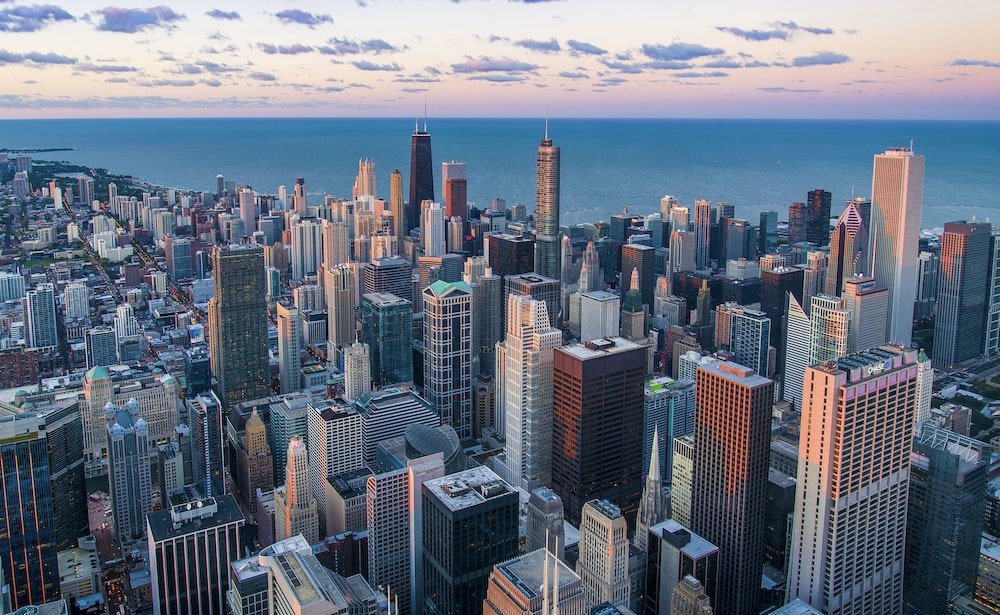
#> input picture quiz/images/city.jpeg, 1000 x 615 px
$ jupyter execute 'quiz 5.ipynb'
#> lines starting #> are read from the running program, lines starting #| are printed output that depends on the picture; after the words box and inside, x2 and y2 are one past the last pixel; in counts of white or black regions, pixels touching at a corner belong together; long printed decimals are rounded
[cell 1]
import cv2 as cv
import numpy as np

[cell 2]
img = cv.imread('images/city.jpeg')
#> img is the input picture: shape (615, 1000, 3); mean B, G, R 129.8, 114.5, 104.5
cv.imshow('city image', img)

[cell 3]
data=np.asarray(img)

print(data)
#> (printed output is left out)
data.shape
#> Out = (615, 1000, 3)

[cell 4]
newdata = data.reshape(1000,615,3)
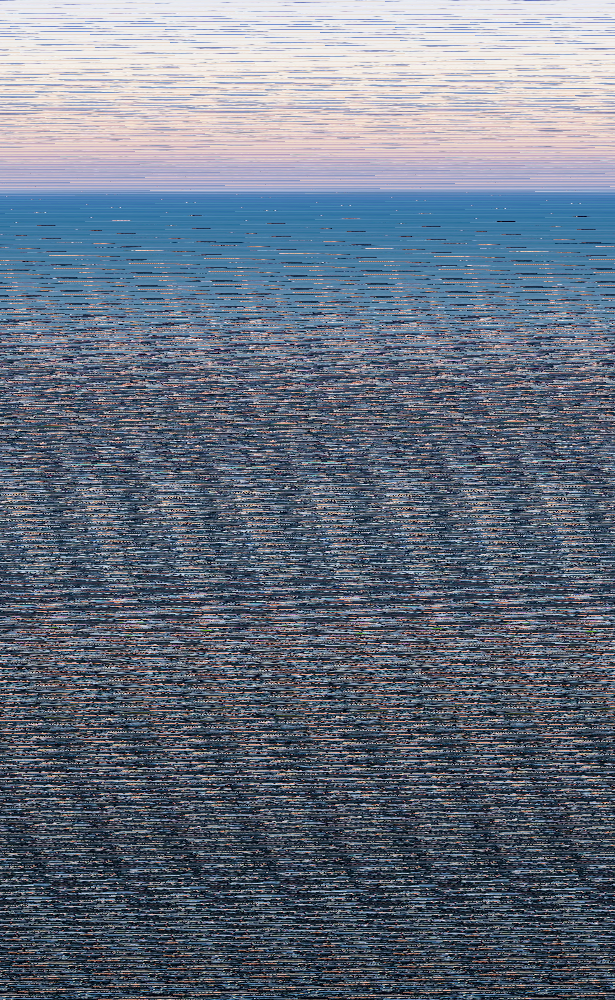
#> newdata: shape (1000, 615, 3); mean B, G, R 129.8, 114.5, 104.5
newdata.shape
#> Out = (1000, 615, 3)

[cell 5]
cv.imshow('reshaped', newdata)

[cell 6]
cv.imwrite('rehaped_image.jpg', newdata)
#> Out = True

[cell 7]
#5 functions of OpenCv

#converting image to gray scale
gray_img = cv.cvtColor(img, cv.COLOR_BGR2GRAY)
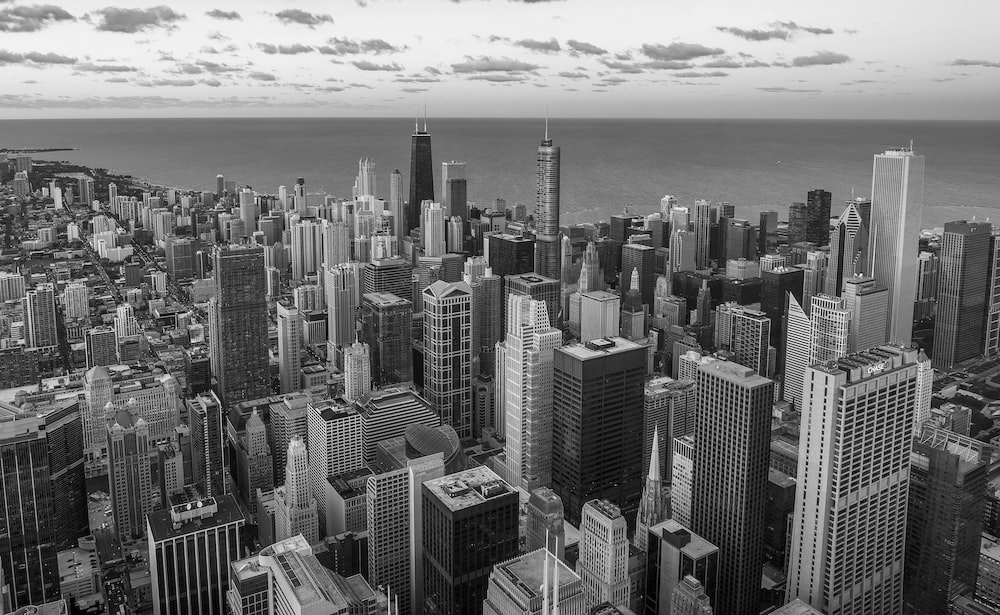
#> gray_img: shape (615, 1000); min 0, max 255, mean 113.3
cv.imshow('gray', gray_img)

#blur
blur = cv.GaussianBlur(img, (3,3), cv.BORDER_DEFAULT)
cv.imshow('blur', blur)

#edge cascade(edge detection)
canny = cv.Canny(img, 125, 150)
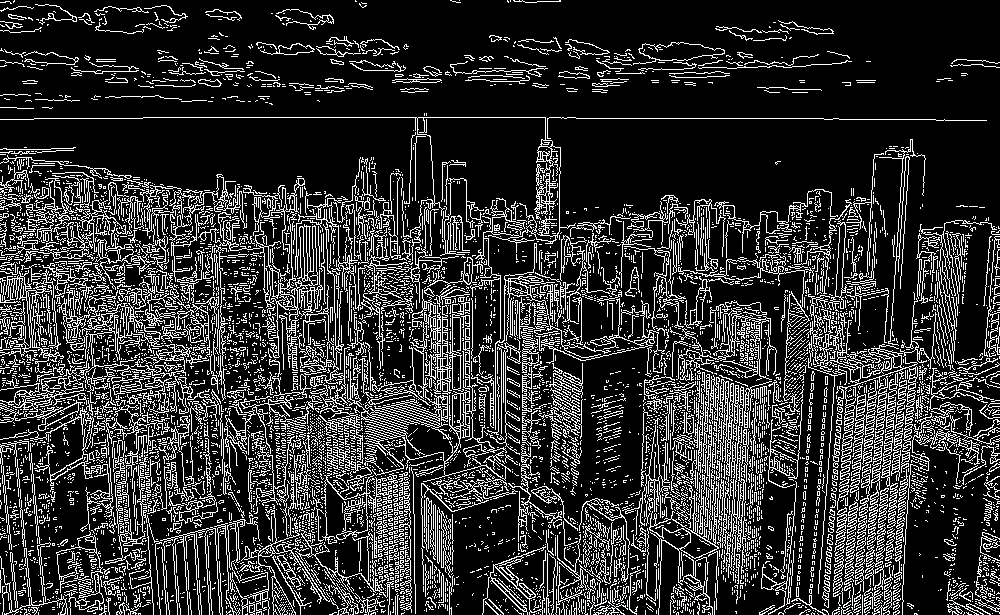
#> canny: shape (615, 1000); 19.3% white in thin lines or dots
cv.imshow('edge detection', canny)

#dilating the image
dilated_img = cv.dilate(canny, (7,7), iterations=3)
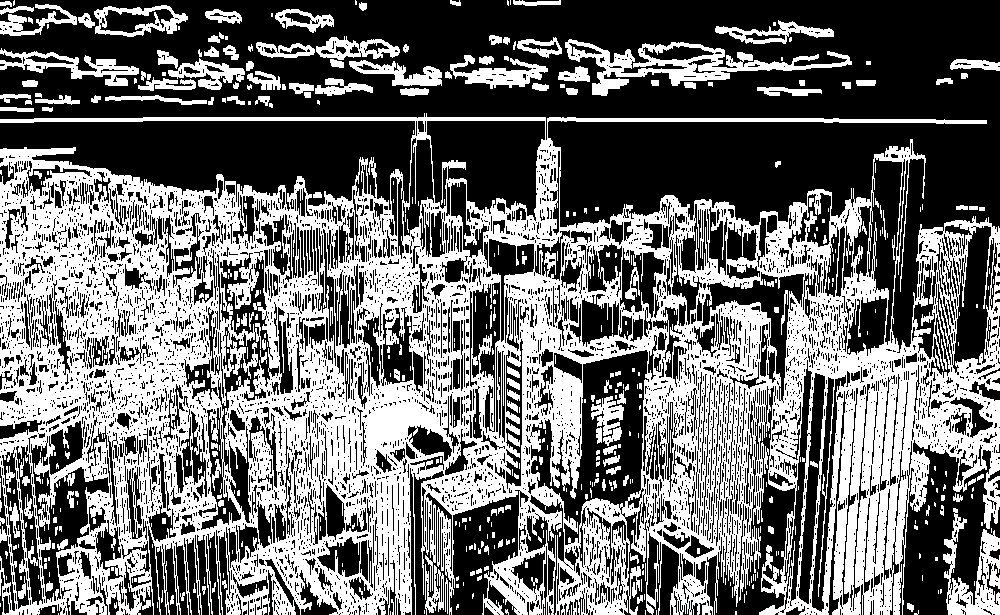
#> dilated_img: shape (615, 1000); 42.7% white; 564 white regions (372 under 20 px), largest, box (x1, y1, x2, y2) and area: (0, 113, 1000, 615) 228287, (565, 39, 852, 96) 4568, (943, 508, 1000, 615) 2612
cv.imshow('dilated image', dilated_img)

#eroding image
eroded_img = cv.erode(dilated_img, (7,7), iterations=3)
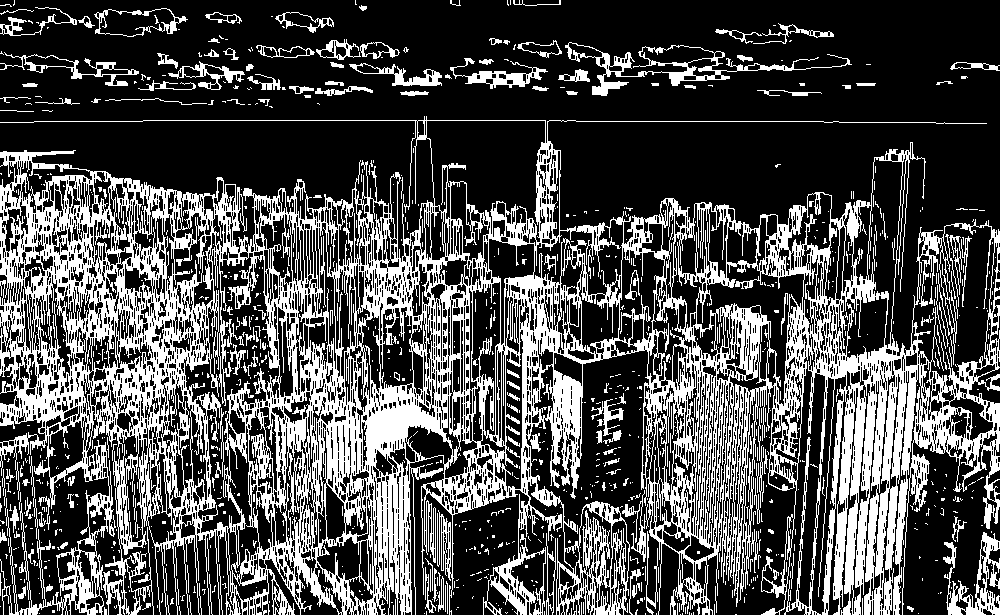
#> eroded_img: shape (615, 1000); 30.2% white; 1088 white regions (892 under 20 px), largest, box (x1, y1, x2, y2) and area: (0, 116, 1000, 615) 161534, (565, 42, 852, 96) 2266, (943, 532, 1000, 615) 1702
cv.imshow('eroded image', eroded_img)

cv.waitKey(0)
cv.destroyAllWindows()

[cell 8]
# 5 functions of numpy
print(np.sort(data))
#> (printed output is left out)
print(np.sum(data))
#| 214539158
print(np.cumsum(data))
#> (printed output is left out)
print(np.mean(data))
#| 116.281
print(np.array_split(newdata,2))
#> (printed output is left out)
